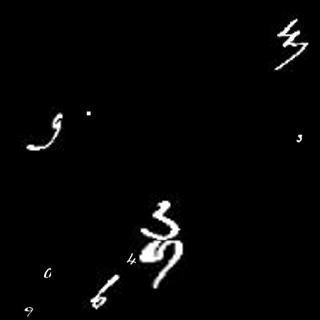
#> input picture โรงงานนรก/0.jpg, 320 x 320 px, given as the content of the folder all_train/dataset5, which was not available
$ jupyter execute --allow-errors prepare_dataset.ipynb   (text cells are left out)
#> lines starting #> are read from the running program, lines starting #| are printed output that depends on the picture
[cell 1]
from skimage.color import rgb2gray
from skimage.morphology import opening, square, closing
import skimage.filters as filter

[cell 2]
import numpy as np
import matplotlib.pyplot as plt
import copy
import glob
from PIL import Image, ImageOps

[cell 3]
for file in glob.glob("all_train/dataset5/*.jpg"):

    #print(file)
    #break


    img_path = file[18:len(file) - 4]

    img = np.array(Image.open(file).resize((320, 320)))
#> img is the input picture: shape (320, 320); min 0, max 255, mean 5.4

    gray = rgb2gray(img) * 255
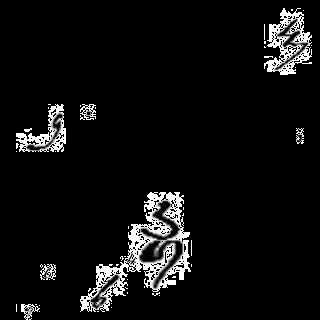
#> gray: shape (320, 320); min 0, max 255, mean 15.5

    res_img = np.zeros((320,320,3), dtype = np.uint8)

    for r in range(res_img.shape[0]):
        for c in range(res_img.shape[1]):

            res_img[r, c, 0] = gray[r, c]
            res_img[r, c, 1] = gray[r, c]
            res_img[r, c, 2] = gray[r, c]

    path = "all_train/train_rgb2/" + img_path + ".jpg"

    #print(path)
    #break
    img2= Image.fromarray(res_img).save(path)

[cell 4]
from xml.etree import ElementTree as et

[cell 5]
file_path = "all_train/wait_prepare/1.xml"

#> (a cell that did not finish here is left out)

#> (a cell that did not finish here is left out)

#> (a cell that did not finish here is left out)

[cell 9]
for file in glob.glob("all_train/wait_prepare/*.xml"):

    tree = et.parse(file)

    tag_filename = tree.find('./filename').text

    img_path = tag_filename[0:len(tag_filename) -4]

    tree.find('./filename').text = img_path + ".jpg"

    #tree.write(file)

[cell 10]
for file in glob.glob("all_train/dataset5/*.jpg"):

    img_path = file[18:len(file) - 4]

    img = np.array(Image.open(file).resize((320,320)).convert("RGB"))
#> img: shape (320, 320, 3)

    path = "all_train/train_rgb2/" + img_path + ".jpg"

    Image.fromarray(img).save(path)

[cell 11]
import random

[cell 12]
l = []
for i in range(100):
    l.append(random.randint(0, 1500))

print(sorted(l))


$ run again, on โรงงานนรก/3.jpg
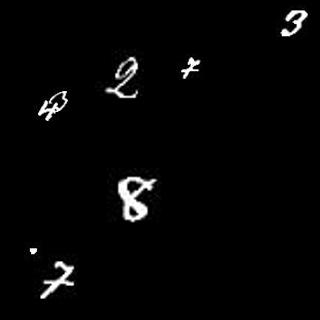
#> input picture โรงงานนรก/3.jpg, 320 x 320 px, given as the content of the folder all_train/dataset5, which was not available
#> img is the input picture: shape (320, 320); min 0, max 255, mean 5.7
#> `gray = rgb2gray(img) * 255`:
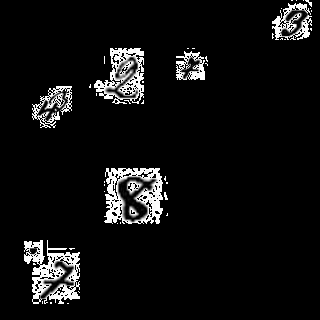
#> gray: shape (320, 320); min 0, max 255, mean 16.2
#> img: shape (320, 320, 3)

$ run again, on โรงงานนรก/4.jpg
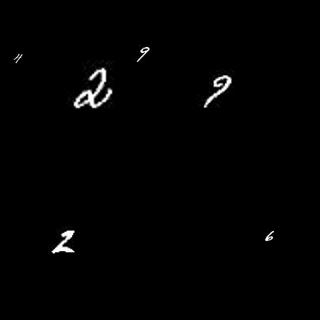
#> input picture โรงงานนรก/4.jpg, 320 x 320 px, given as the content of the folder all_train/dataset5, which was not available
#> img is the input picture: shape (320, 320); min 0, max 255, mean 2.5
#> `gray = rgb2gray(img) * 255`:
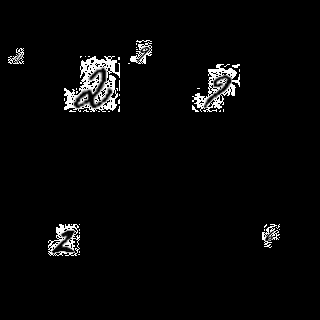
#> gray: shape (320, 320); min 0, max 255, mean 7.8
#> img: shape (320, 320, 3)
